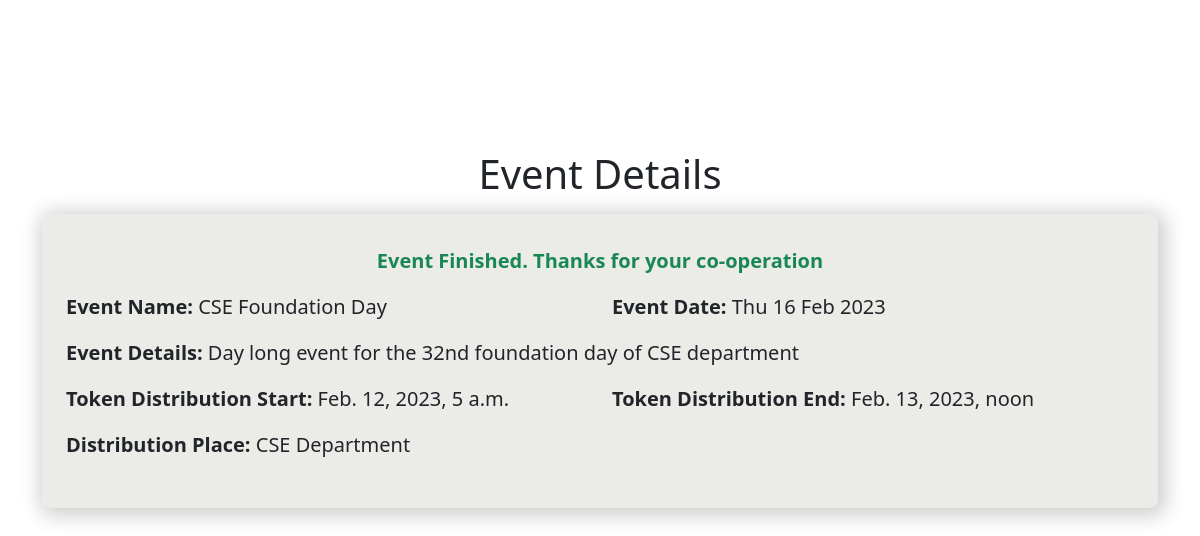
Before: /event/1 with the older database file.
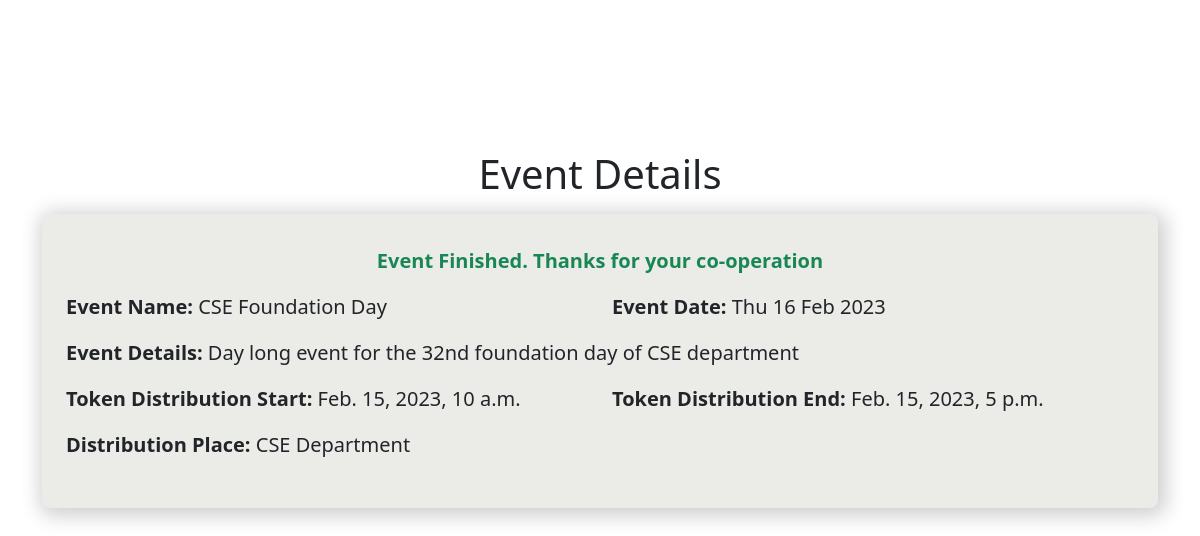
After: the same page with the newer database file.
### tokens/models.py (models this page shows, shortened)
class Event(models.Model):
    name = models.CharField(_("Event"),max_length=50,null=True,blank=True)
    created_date = models.DateTimeField(default=now)
    event_date = models.DateTimeField(_("Event Date"),null=True,blank=True)
    token_dist_start = models.DateTimeField(_("Token Distribution Start"),null=True,blank=True)
    token_dist_end = models.DateTimeField(_("Token Distribution End"),null=True,blank=True)
    token_usage = models.IntegerField(_("Token Usage Limit"),default=0)
    tags = models.ManyToManyField(Tag,blank=True)
    distribution_place = models.CharField(_("Distribution"),max_length=100,null=True,blank=True)
    desc = models.TextField(_("Description"),null=True,blank=True)

### token_dist/views.py (the view, shortened to what this page needs)
# urls.py: path('event/<int:pk>',views.event, name="event_details"),
def event(request, pk):
    user = request.user
    event = Event.objects.get(id=pk)
    token_status = "Token distribution has not started yet. Stay Tuned"
    current_date = now()
    current_date = int(current_date.strftime('%Y%m%d%H%M'))
    end_event = event.event_date
    end_event = int(end_event.strftime('%Y%m%d%H%M'))
    if current_date > end_event:
        token_status = "Event Finished. Thanks for your co-operation"
    context = {
            "event": event,
            "token_status": token_status
        }
    if user.is_authenticated:
        if user.is_admin:
            tags = Tag.objects.all()
            users = User.objects.all().exclude(is_admin=True)
            epall = EventPermission.objects.filter(event=event)
            stu_list = StudentList.objects.filter(event = event).count()
            context["tags"] = tags
            context["users"] = users
            context["epall"] = epall
            context["stu_list"] = stu_list
            return render(request, "event_admin.html", context)
        else:
            try:
                ep = EventPermission.objects.get(user=user,event=event)
                epall = EventPermission.objects.filter(event=event).exclude(user=user)
                context["user"] = user
                context["epall"] = epall
            except:
                return render(request, "event.html", context)
            return render(request, "event_executive.html", context)
    else:
        return render(request, "event.html", context)

### templates/event.html
{% extends 'base.html' %}
{% load static %}
{% block body %}
<div class="main">
    <div class="container">
        <h1 class="title_header">Event Details</h1>
        <div class="main_body px-4">
            <div class="row text-lg-center">
                <p class="text-success fw-bold lead">{{token_status}}</p>
            </div>
            <div class="row">
                <div class="col-lg-6">
                    <p class="fw-bold lead">Event Name: <span class="lead fw-normal">{{event.name}}</span></p>
                </div>
                <div class="col-lg-6">
                    <p class="fw-bold lead">Event Date:
                        <span class="lead fw-normal">
                            {% if event.event_date is not null %}
                            {{event.event_date|date:"D d M Y"}}
                            {% else %}
                            TBD
                            {% endif %}
                        </span>
                    </p>
                </div>
            </div>
            <div class="row">
                <p class="fw-bold lead">Event Details:
                    <span class="lead fw-normal">
                        {% if event.desc is not null %}
                        {{event.desc}}
                        {% else %}
                        TBD
                        {% endif %}
                    </span>
                </p>
            </div>
            <div class="row">
                <div class="col-lg-6">
                    <p class="fw-bold lead">Token Distribution Start:
                        <span class="lead fw-normal">
                            {% if event.token_dist_start is not null %}
                            {{event.token_dist_start}}
                            {% else %}
                            TBD
                            {% endif %}
                        </span>
                    </p>
                </div>
                <div class="col-lg-6">
                    <p class="fw-bold lead">Token Distribution End:
                        <span class="lead fw-normal">
                        {% if event.token_dist_end is not null %}
                        {{event.token_dist_end}}
                        {% else %}
                        TBD
                        {% endif %}
                        </span>
                    </p>
                </div>
            </div>
            <div class="row">
                <p class="fw-bold lead">Distribution Place:
                    <span class="fw-normal lead">
                        {% if event.distribution_place is not null %}
                        {{event.distribution_place}}
                        {% else %}
                        TBD
                        {% endif %}
                    </span>
                </p>
            </div>
        </div>
    </div>
</div>
{% endblock body %}

Changed rows visible on the page:
changed Event "CSE Foundation Day": token_dist_start "Feb. 12, 2023, 5 a.m." → "Feb. 15, 2023, 10 a.m."; token_dist_end "Feb. 13, 2023, noon" → "Feb. 15, 2023, 5 p.m."
